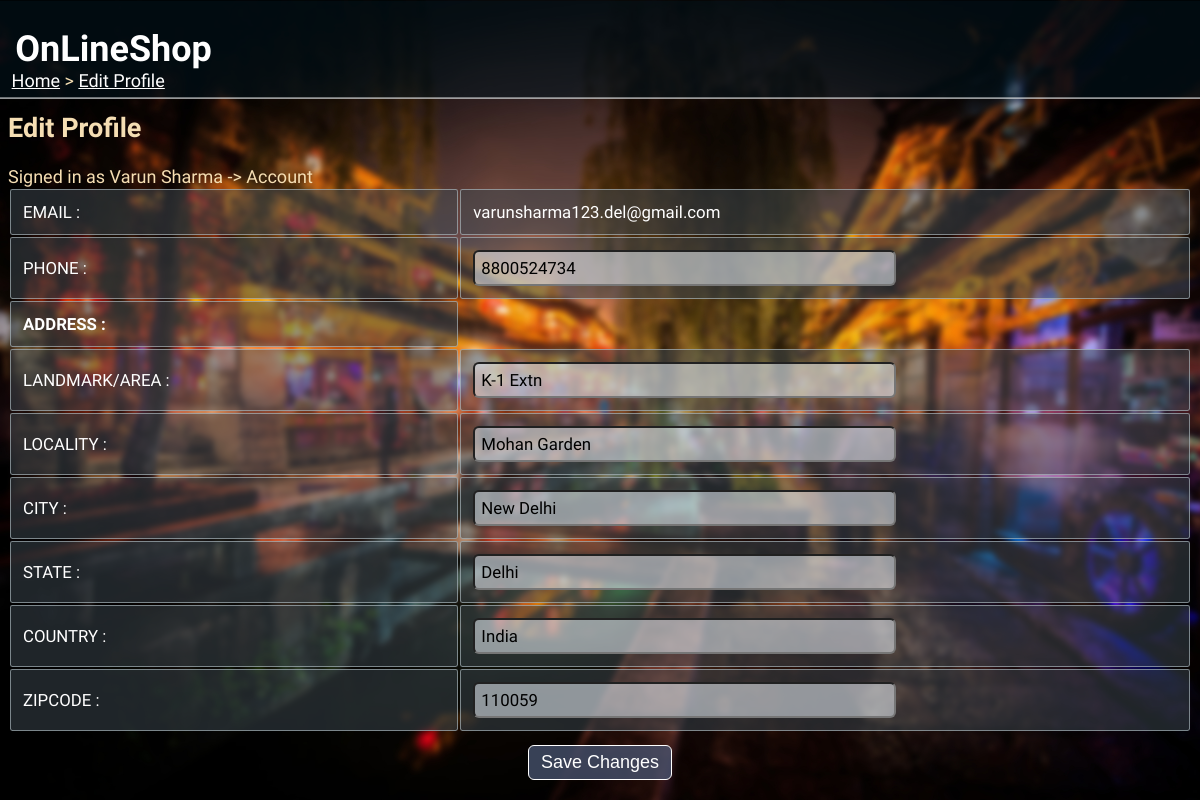
Screenshot of /editprofile/ (signed in) with the database file from the repository.
### tables this page shows
CREATE TABLE customer(
custID varchar(10) PRIMARY KEY,
name varchar(30) NOT NULL,
email varchar(30) UNIQUE,
phone varchar(13) NOT NULL,
area varchar(20) NOT NULL,
locality varchar(20) NOT NULL,
city varchar(20) NOT NULL,
state varchar(20) NOT NULL,
country varchar(20) NOT NULL,
zipcode varchar(6) NOT NULL,
password varchar(20) NOT NULL);

### __init__.py (the view)
@app.route("/editprofile/", methods=["POST", "GET"])
def edit_profile():
    if 'userid' not in session:
        return redirect(url_for('home'))
    if request.method=="POST":
        data = request.form
        update_details(data, session['userid'], session['type'])
        return redirect(url_for('view_profile', id=session['userid']))
    if request.method=="GET":
        userid = session["userid"]
        type = session["type"]
        det, _ = fetch_details(userid, type)
        det = det[0]
        return render_template("edit_profile.html",
                                name=det[1],
                                email=det[2],
                                phone=det[3],
                                area=det[4],
                                locality=det[5],
                                city=det[6],
                                state=det[7],
                                country=det[8],
                                zip=det[9])

### dbaccess.py (called while the page is built)
def fetch_details(userid, type):
    conn = sqlite3.connect("onlineshop.db")
    cur = conn.cursor()
    if type=="Customer":
        a = cur.execute("SELECT * FROM customer WHERE custID=?", (userid,))
        a = list(a)
        b = []
    elif type=="Seller":
        a = cur.execute("SELECT * FROM seller WHERE sellID=?", (userid,))
        a = list(a)
        b = cur.execute("SELECT DISTINCT(category) from product WHERE sellID=?", (userid,))
        b = [i[0] for i in b ]
    conn.close()
    return a, b

### templates/edit_profile.html (shortened to what this page needs)
<html>
<head>
  <link rel="stylesheet" href="{{url_for('static', filename='main.css')}}">
</head>
<body>
  <div class="sticky">
    <h1>OnLineShop</h1>
  </div>
  <div class="nav">
    <p><a href="/">Home</a> > <a href="">Edit Profile</a></p>
  </div>
  <h2>Edit Profile</h2>
  Signed in as {{name}} -> {{type}} Account
  <form action="" method="POST" onsubmit="return validateForm()">
  <table>
    <tr>
      <td>EMAIL :</td><td>{{email}}</td>
    </tr>
    <tr>
      <td>PHONE :</td><td><input type="tel" name="phone" value="{{phone}}" id="phone"></td>
    </tr>
    <tr>
      <td><b>ADDRESS :</b></td>
    </tr>
    <tr>
      <td>LANDMARK/AREA :</td><td><input type="text" name="area" value="{{area}}" class="address"></td>
    </tr>
    <tr>
      <td>LOCALITY :</td><td><input type="text" name="locality" value="{{locality}}" class="address"></td>
    </tr>
    <tr>
      <td>CITY :</td><td><input type="text" name="city" value="{{city}}" class="place"></td>
    </tr>
    <tr>
      <td>STATE :</td><td><input type="text" name="state" value="{{state}}" class="place"></td>
    </tr>
    <tr>
      <td>COUNTRY :</td><td><input type="text" name="country" value="{{country}}" class="place"></td>
    </tr>
    <tr>
      <td>ZIPCODE :</td><td><input type="text" name="zip" value="{{zip}}" id="zip"></td>
    </tr>
  </table>
  <input type="submit" value="Save Changes" style="display:block; margin-left:auto; margin-right:auto; margin-top:1vw;">
</form>
</body>
</html>

### static/main.css (style rules this page uses)
div.sticky { position: -webkit-sticky; position: sticky; top: 0.2px; margin: -0.7vw; background-color: rgba(3, 22, 32, 0.5); color: white; padding: 0.3vw; font-size: 1.5vw; border-bottom: 1px solid white; font-family: 'Acme'; }
div.sticky h1 { padding-left:1vw; }
body { font-family:'K2D'; font-size: 1.5vw; background-image: url('background2.jpg'); background-size: cover; color: wheat; max-width: 100%; overflow-x: hidden; }
div.nav { position: fixed; display: block; top: 5vw; margin:-0.7vw; padding-left:1vw; border:none; overflow: hidden; }
div.nav a { text-decoration: underline; color: white; }
input[type=text], input[type=email], input[type=password],input[type=tel], input[type=search], input[type=number],select, textarea { font-family: inherit; background-color: rgba(240, 248, 255, 0.534); border-radius: 0.5vw; width: 60%; font-size: 1.4vw; padding:0.5vw; }
input[type=submit] { cursor: pointer; font-size: 1.5vw; padding: 0.5vw 1vw 0.5vw 1vw; border-radius: 0.5vw; color: white; background-color: rgba(74, 87, 116, 0.747); border: 1px solid white; }
table { width: 100%; font-size: 1.4vw; }
td { border: 1px solid rgba(187, 203, 207, 0.589); border-radius: 0.2vw; padding:1vw; text-align: left; background-color: rgba(60, 71, 80, 0.521); color: white; word-wrap: break-word; }
a { text-decoration: underline; color: white; }

### rows the page displays
customer: name "Varun Sharma", email "varunsharma123.del@gmail.com", phone "8800524734", area "K-1 Extn", locality "Mohan Garden", city "New Delhi", state "Delhi", country "India", zip "110059"
